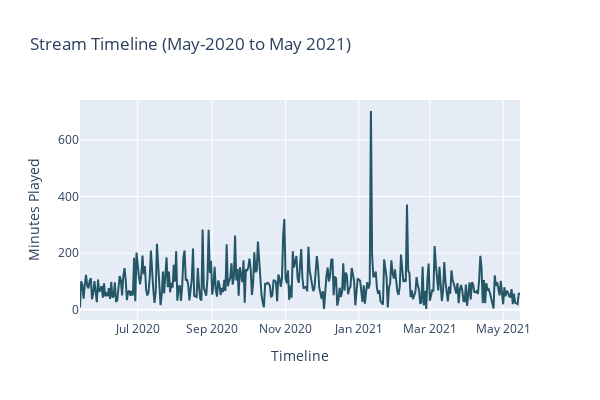

The cell this chart's notebook holds for it:
### Code cell
grp_date = pd.DataFrame(df_updated_streams.groupby(by='date')['minutes_played'].sum()).reset_index()

fig = px.line(grp_date, x='date', y='minutes_played', title='Stream Timeline (May-2020 to May 2021)',
        labels={'date': 'Timeline', 'minutes_played': 'Minutes Played'}, width=600, height=400,
            color_discrete_sequence=px.colors.sequential.Aggrnyl)
fig.show()

### Figure 1 — Plotly figure (JSON) as saved in the notebook; plotly's stock layout.template omitted (floating-point values rounded to 4 significant figures; data arrays with more than 128 entries replaced by an {"elided": "..."} marker saying what was removed)
{"data": [{"hovertemplate": "Timeline=%{x}<br>Minutes Played=%{y}<extra></extra>", "legendgroup": "", "line": {"color": "rgb(36, 86, 104)", "dash": "solid"}, "mode": "lines", "name": "", "orientation": "v", "showlegend": false, "type": "scatter", "x": {"elided": "360 str values"}, "xaxis": "x", "y": {"elided": "360 float values"}, "yaxis": "y"}], "layout": {"height": 400, "legend": {"tracegroupgap": 0}, "title": {"text": "Stream Timeline (May-2020 to May 2021)"}, "width": 600, "xaxis": {"anchor": "y", "domain": [0, 1], "title": {"text": "Timeline"}}, "yaxis": {"anchor": "x", "domain": [0, 1], "title": {"text": "Minutes Played"}}}}
